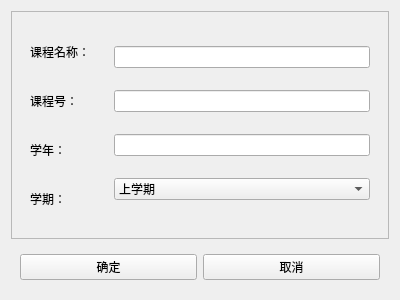
<?xml version="1.0" encoding="UTF-8"?>
<ui version="4.0">
 <class>add_lesson</class>
 <widget class="QWidget" name="add_lesson">
  <property name="geometry">
   <rect>
    <x>0</x>
    <y>0</y>
    <width>400</width>
    <height>300</height>
   </rect>
  </property>
  <property name="windowTitle">
   <string>Form</string>
  </property>
  <property name="windowIcon">
   <iconset resource="resources.qrc">
    <normaloff>:/icon_rect.png</normaloff>:/icon_rect.png</iconset>
  </property>
  <layout class="QVBoxLayout" name="verticalLayout_3">
   <item>
    <widget class="QScrollArea" name="scrollArea">
     <property name="widgetResizable">
      <bool>true</bool>
     </property>
     <widget class="QWidget" name="scrollAreaWidgetContents">
      <property name="geometry">
       <rect>
        <x>0</x>
        <y>0</y>
        <width>376</width>
        <height>218</height>
       </rect>
      </property>
      <layout class="QHBoxLayout" name="horizontalLayout_3">
       <item>
        <widget class="QWidget" name="widget_3" native="true">
         <layout class="QVBoxLayout" name="verticalLayout">
          <item>
           <widget class="QLabel" name="label">
            <property name="text">
             <string>课程名称：</string>
            </property>
           </widget>
          </item>
          <item>
           <widget class="QLabel" name="label_2">
            <property name="text">
             <string>课程号：</string>
            </property>
           </widget>
          </item>
          <item>
           <widget class="QLabel" name="label_3">
            <property name="text">
             <string>学年：</string>
            </property>
           </widget>
          </item>
          <item>
           <widget class="QLabel" name="label_4">
            <property name="text">
             <string>学期：</string>
            </property>
           </widget>
          </item>
         </layout>
        </widget>
       </item>
       <item>
        <widget class="QWidget" name="widget_4" native="true">
         <layout class="QVBoxLayout" name="verticalLayout_2">
          <item>
           <widget class="QLineEdit" name="lesson_name"/>
          </item>
          <item>
           <widget class="QLineEdit" name="lesson_id"/>
          </item>
          <item>
           <widget class="QLineEdit" name="year"/>
          </item>
          <item>
           <widget class="QComboBox" name="term">
            <item>
             <property name="text">
              <string>上学期</string>
             </property>
            </item>
            <item>
             <property name="text">
              <string>下学期</string>
             </property>
            </item>
            <item>
             <property name="text">
              <string>虚拟第三学期</string>
             </property>
            </item>
           </widget>
          </item>
         </layout>
        </widget>
       </item>
      </layout>
     </widget>
    </widget>
   </item>
   <item>
    <widget class="QWidget" name="widget_2" native="true">
     <layout class="QHBoxLayout" name="horizontalLayout">
      <item>
       <widget class="QPushButton" name="confirm_btn">
        <property name="text">
         <string>确定</string>
        </property>
       </widget>
      </item>
      <item>
       <widget class="QPushButton" name="cancel_btn">
        <property name="text">
         <string>取消</string>
        </property>
       </widget>
      </item>
     </layout>
    </widget>
   </item>
  </layout>
 </widget>
 <resources>
  <include location="resources.qrc"/>
 </resources>
 <connections/>
</ui>
